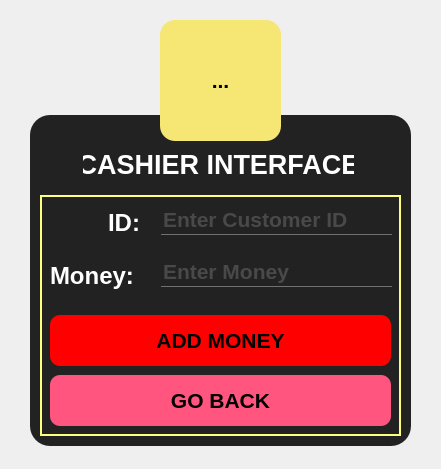
<?xml version="1.0" encoding="UTF-8"?>
<ui version="4.0">
 <class>ThuNgan</class>
 <widget class="QMainWindow" name="ThuNgan">
  <property name="geometry">
   <rect>
    <x>0</x>
    <y>0</y>
    <width>441</width>
    <height>469</height>
   </rect>
  </property>
  <property name="minimumSize">
   <size>
    <width>441</width>
    <height>469</height>
   </size>
  </property>
  <property name="maximumSize">
   <size>
    <width>441</width>
    <height>500</height>
   </size>
  </property>
  <property name="windowTitle">
   <string>Thu Ngân</string>
  </property>
  <property name="styleSheet">
   <string notr="true">#Form
{
	background-image: url(:/background/BACKGROUND/bg1.jpg);
}</string>
  </property>
  <widget class="QWidget" name="Form">
   <widget class="QFrame" name="frame">
    <property name="geometry">
     <rect>
      <x>30</x>
      <y>115</y>
      <width>381</width>
      <height>331</height>
     </rect>
    </property>
    <property name="styleSheet">
     <string notr="true">QFrame
{
	background-color: #222;
	border-radius: 20px
}

QPushButton
{
	background: red;
	border-radius: 10px;
}

QLineEdit
{
	background: transparent;
	border:none;
	color:#717072;
	border-bottom: 1px solid #717072;
}

QLabel
{
	color: white;
	font: 900 18pt &quot;Segoe UI&quot;;
}

QGroupBox
{
	border: 2px solid rgb(255, 255, 127);
}</string>
    </property>
    <property name="frameShape">
     <enum>QFrame::StyledPanel</enum>
    </property>
    <property name="frameShadow">
     <enum>QFrame::Raised</enum>
    </property>
    <widget class="QGroupBox" name="groupBox">
     <property name="geometry">
      <rect>
       <x>10</x>
       <y>80</y>
       <width>361</width>
       <height>241</height>
      </rect>
     </property>
     <property name="title">
      <string/>
     </property>
     <property name="flat">
      <bool>false</bool>
     </property>
     <widget class="QLabel" name="ID_LABEL">
      <property name="geometry">
       <rect>
        <x>49</x>
        <y>13</y>
        <width>51</width>
        <height>30</height>
       </rect>
      </property>
      <property name="font">
       <font>
        <family>Segoe UI</family>
        <pointsize>18</pointsize>
        <italic>false</italic>
        <bold>true</bold>
       </font>
      </property>
      <property name="text">
       <string>ID:</string>
      </property>
      <property name="alignment">
       <set>Qt::AlignRight|Qt::AlignTrailing|Qt::AlignVCenter</set>
      </property>
     </widget>
     <widget class="QLabel" name="MONEY_LABEL">
      <property name="geometry">
       <rect>
        <x>10</x>
        <y>65</y>
        <width>101</width>
        <height>31</height>
       </rect>
      </property>
      <property name="font">
       <font>
        <family>Segoe UI</family>
        <pointsize>18</pointsize>
        <italic>false</italic>
        <bold>true</bold>
       </font>
      </property>
      <property name="text">
       <string>Money:</string>
      </property>
     </widget>
     <widget class="QLineEdit" name="ID_LINE">
      <property name="geometry">
       <rect>
        <x>121</x>
        <y>9</y>
        <width>231</width>
        <height>31</height>
       </rect>
      </property>
      <property name="font">
       <font>
        <pointsize>16</pointsize>
        <bold>true</bold>
       </font>
      </property>
      <property name="text">
       <string/>
      </property>
      <property name="alignment">
       <set>Qt::AlignLeading|Qt::AlignLeft|Qt::AlignVCenter</set>
      </property>
      <property name="placeholderText">
       <string>Enter Customer ID</string>
      </property>
     </widget>
     <widget class="QLineEdit" name="ST_LINE">
      <property name="geometry">
       <rect>
        <x>121</x>
        <y>61</y>
        <width>231</width>
        <height>31</height>
       </rect>
      </property>
      <property name="font">
       <font>
        <pointsize>16</pointsize>
        <bold>true</bold>
       </font>
      </property>
      <property name="text">
       <string/>
      </property>
      <property name="alignment">
       <set>Qt::AlignLeading|Qt::AlignLeft|Qt::AlignVCenter</set>
      </property>
      <property name="placeholderText">
       <string>Enter Money</string>
      </property>
     </widget>
     <widget class="QPushButton" name="ADD_MONEY_BUTTON">
      <property name="geometry">
       <rect>
        <x>10</x>
        <y>120</y>
        <width>341</width>
        <height>51</height>
       </rect>
      </property>
      <property name="font">
       <font>
        <pointsize>16</pointsize>
        <bold>true</bold>
       </font>
      </property>
      <property name="text">
       <string>ADD MONEY</string>
      </property>
      <property name="flat">
       <bool>false</bool>
      </property>
     </widget>
     <widget class="QPushButton" name="EXIT_BUTTON">
      <property name="geometry">
       <rect>
        <x>10</x>
        <y>180</y>
        <width>341</width>
        <height>51</height>
       </rect>
      </property>
      <property name="font">
       <font>
        <pointsize>16</pointsize>
        <bold>true</bold>
       </font>
      </property>
      <property name="styleSheet">
       <string notr="true">background-color: rgb(255, 85, 127);</string>
      </property>
      <property name="text">
       <string>GO BACK</string>
      </property>
      <property name="flat">
       <bool>false</bool>
      </property>
     </widget>
    </widget>
    <widget class="QLabel" name="label">
     <property name="geometry">
      <rect>
       <x>53</x>
       <y>29</y>
       <width>271</width>
       <height>41</height>
      </rect>
     </property>
     <property name="font">
      <font>
       <family>Segoe UI</family>
       <pointsize>20</pointsize>
       <italic>false</italic>
       <bold>true</bold>
      </font>
     </property>
     <property name="autoFillBackground">
      <bool>false</bool>
     </property>
     <property name="styleSheet">
      <string notr="true">font: 900 20pt &quot;Segoe UI&quot;;</string>
     </property>
     <property name="text">
      <string>CASHIER INTERFACE</string>
     </property>
     <property name="textFormat">
      <enum>Qt::PlainText</enum>
     </property>
     <property name="alignment">
      <set>Qt::AlignCenter</set>
     </property>
     <property name="indent">
      <number>-1</number>
     </property>
    </widget>
   </widget>
   <widget class="QToolButton" name="toolButton">
    <property name="geometry">
     <rect>
      <x>160</x>
      <y>20</y>
      <width>121</width>
      <height>121</height>
     </rect>
    </property>
    <property name="font">
     <font>
      <pointsize>16</pointsize>
      <bold>true</bold>
     </font>
    </property>
    <property name="styleSheet">
     <string notr="true">QToolButton
{
	background-color: qconicalgradient(cx:0.489, cy:0.5, angle:0, stop:0.460227 rgba(246, 230, 116, 255));
	border-radius: 15px;
}
</string>
    </property>
    <property name="text">
     <string>...</string>
    </property>
    <property name="icon">
     <iconset resource="ing.qrc">
      <normaloff>:/icon/ICON/cash-register.png</normaloff>:/icon/ICON/cash-register.png</iconset>
    </property>
    <property name="iconSize">
     <size>
      <width>128</width>
      <height>128</height>
     </size>
    </property>
   </widget>
  </widget>
 </widget>
 <resources>
  <include location="ing.qrc"/>
 </resources>
 <connections/>
</ui>
